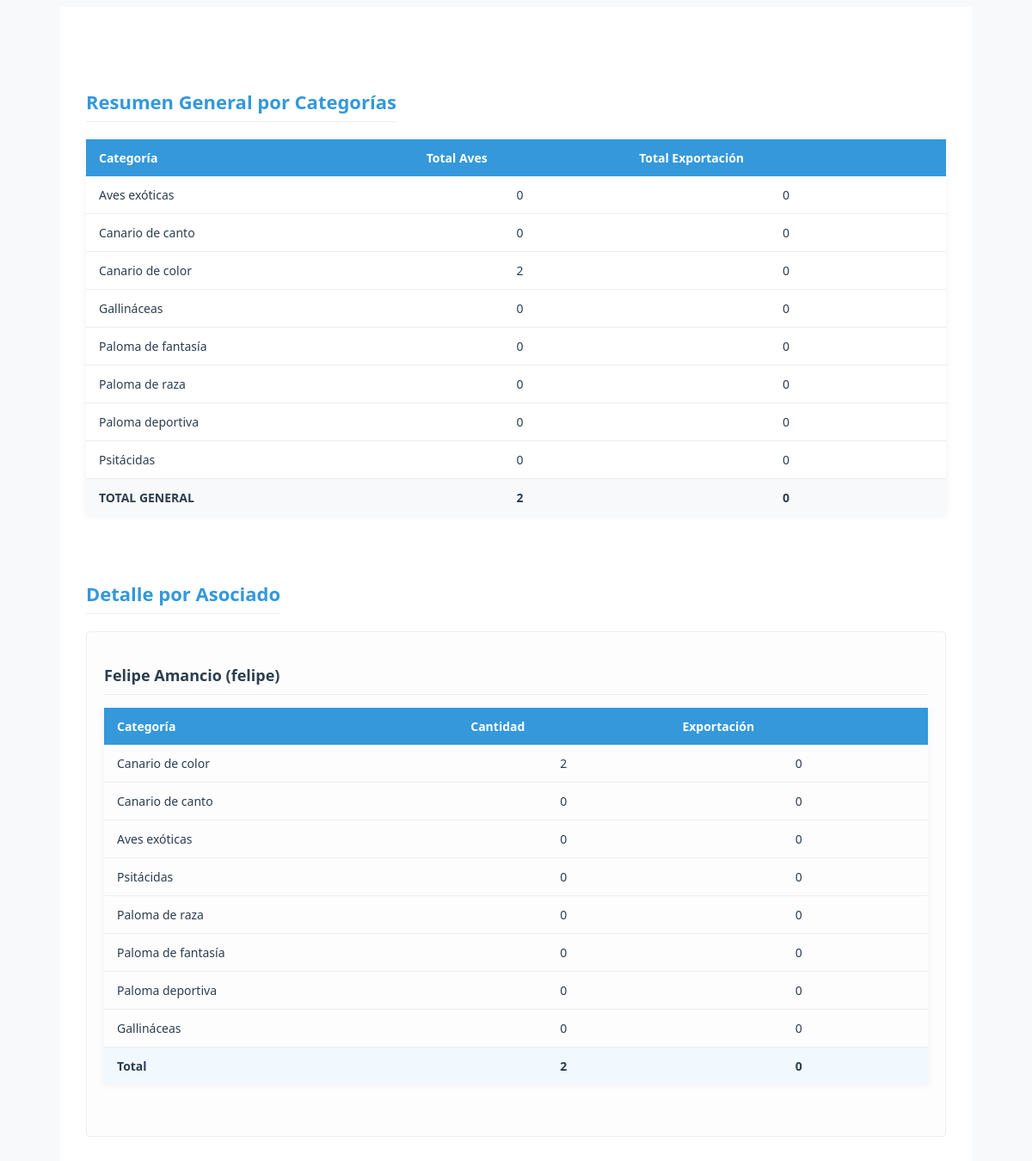
The app's page /admin/associates_report (signed in) with its own data.
### models.py (models this page shows, shortened)
class BirdCategory(db.Model):
    id = db.Column(db.Integer, primary_key=True)
    name = db.Column(db.String(100), nullable=False, unique=True)
    parent_category = db.Column(db.String(100))  # Para jerarquías
    resource_needs = db.Column(db.Text)
    description = db.Column(db.Text)  # Descripción más detallada
    birds = db.relationship('UserBirds', backref='category', lazy=True)

class User(UserMixin, db.Model):
    id = db.Column(db.Integer, primary_key=True)
    username = db.Column(db.String(80), unique=True, nullable=False, index=True)
    email = db.Column(db.String(120), unique=True, nullable=False, index=True)
    password_hash = db.Column(db.String(128))
    role = db.Column(db.String(20), default='user')  # 'admin', 'specialist', 'dependiente', 'user'
    is_associated = db.Column(db.Boolean, default=False, nullable=False)
    full_name = db.Column(db.String(100), nullable=False)
    phone = db.Column(db.String(20), nullable=False)
    profile_image = db.Column(db.String(255))  # Ruta de la imagen de perfil
    last_login = db.Column(db.DateTime)  # Fecha del último inicio de sesión
    is_active = db.Column(db.Boolean, default=True)  # Para manejar cuentas activas/inactivas
    address = db.Column(db.String(200))  # Nuevo campo para dirección
    birds = db.relationship('UserBirds', backref='user', lazy=True, cascade='all, delete-orphan')
    awards = db.relationship('Award', backref='user', lazy=True, cascade='all, delete-orphan')
    notifications = db.relationship('Notification', backref='user', lazy=True)

class UserBirds(db.Model):
    id = db.Column(db.Integer, primary_key=True)
    user_id = db.Column(db.Integer, db.ForeignKey('user.id'), nullable=False)
    category_id = db.Column(db.Integer, db.ForeignKey('bird_category.id'), nullable=False)
    quantity = db.Column(db.Integer, default=0)
    food_per_bird = db.Column(db.Float)  # lb por ave por día (asignado por especialista)
    food_type = db.Column(db.String(50))  # Tipo de alimento (Maíz, Trigo, etc.)
    food_process = db.Column(db.String(50))  # Proceso del alimento (grano, molido, etc.)
    notes = db.Column(db.Text)  # Notas adicionales sobre las aves
    export_quantity = db.Column(db.Integer, default=0)  # Cantidad para exportación
    last_updated = db.Column(db.DateTime, default=datetime.utcnow, onupdate=datetime.utcnow)

### app.py (the view)
@app.route('/admin/associates_report')
@login_required
def associates_report_view():
    if current_user.role != 'admin':
        abort(403)
    associates = db.session.execute(
        select(User).where(User.is_associated == True).order_by(User.full_name)
    ).scalars()
    categories = db.session.execute(
        select(BirdCategory.name,
               func.sum(UserBirds.quantity).label('total_quantity'),
               func.sum(UserBirds.export_quantity).label('total_export'))
        .select_from(UserBirds)
        .join(BirdCategory)
        .join(User)
        .where(User.is_associated == True)
        .group_by(BirdCategory.name)
    ).all()
    grand_total = sum(cat.total_quantity or 0 for cat in categories)
    grand_export = sum(cat.total_export or 0 for cat in categories)
    return render_template('admin/associates_report.html',
                         associates=associates,
                         categories=categories,
                         grand_total=grand_total,
                         grand_export=grand_export,
                         now=datetime.utcnow())

### app.py (called while the page is built)
@login_manager.user_loader
def load_user(user_id):
    return db.session.get(User, int(user_id))

### templates/admin/associates_report.html
{% extends "base_print.html" %}
{% block content %}
<div class="print-container">
    <div class="report-content">
        <h2>Resumen General por Categorías</h2>
        <table class="summary-table">
            <thead>
                <tr>
                    <th>Categoría</th>
                    <th>Total Aves</th>
                    <th>Total Exportación</th>
                </tr>
            </thead>
            <tbody>
                {% for category in categories %}
                <tr>
                    <td>{{ category.name }}</td>
                    <td class="text-center">{{ category.total_quantity or 0 }}</td>
                    <td class="text-center">{{ category.total_export or 0 }}</td>
                </tr>
                {% endfor %}
                <tr class="total-row">
                    <td><strong>TOTAL GENERAL</strong></td>
                    <td class="text-center"><strong>{{ grand_total }}</strong></td>
                    <td class="text-center"><strong>{{ grand_export }}</strong></td>
                </tr>
            </tbody>
        </table>
        <h2>Detalle por Asociado</h2>
        {% for user in associates %}
        <div class="user-section">
            <h3>{{ user.full_name }} ({{ user.username }})</h3>
            {% if user.birds %}
            <table class="user-birds-table">
                <thead>
                    <tr>
                        <th>Categoría</th>
                        <th>Cantidad</th>
                        <th>Exportación</th>
                    </tr>
                </thead>
                <tbody>
                    {% for bird in user.birds %}
                    <tr>
                        <td>{{ bird.category.name }}</td>
                        <td class="text-center">{{ bird.quantity }}</td>
                        <td class="text-center">{{ bird.export_quantity }}</td>
                    </tr>
                    {% endfor %}
                    <tr class="user-total">
                        <td><strong>Total</strong></td>
                        <td class="text-center"><strong>{{ user.birds|sum(attribute='quantity') }}</strong></td>
                        <td class="text-center"><strong>{{ user.birds|sum(attribute='export_quantity') }}</strong></td>
                    </tr>
                </tbody>
            </table>
            {% else %}
            <p class="no-birds">No tiene aves registradas</p>
            {% endif %}
        </div>
        {% endfor %}
    </div>
</div>
{% endblock %}

### static/css/styles.css (style rules this page uses)
:root { --primary-color: #2c3e50; --secondary-color: #4CAF50; --light-gray: #f8f9fa; --medium-gray: #e9ecef; --dark-gray: #6c757d; --text-color: #495057; --white: #ffffff; }
.text-center { text-align: center; }
.total-row { font-weight: bold; background-color: #f8f9fa; }
.print-container { font-family: 'Segoe UI', Tahoma, Geneva, Verdana, sans-serif; max-width: 100%; margin: 0 auto; padding: 20px; color: #333; }
.report-content { margin-top: 20px; }
.report-content h2 { color: #2c3e50; font-size: 22px; margin: 25px 0 15px; padding-bottom: 8px; border-bottom: 1px solid #eee; }
.summary-table, .user-birds-table { width: 100%; border-collapse: collapse; margin-bottom: 30px; font-size: 14px; }
.summary-table th, .user-birds-table th { background-color: #3498db; color: white; padding: 12px 15px; text-align: left; font-weight: 600; }
.summary-table td, .user-birds-table td { padding: 10px 15px; border-bottom: 1px solid #eee; }
.summary-table tr:last-child td, .user-birds-table tr:last-child td { border-bottom: none; }
.user-total { font-weight: bold; background-color: #f1f8fe; }
.user-section { margin-bottom: 30px; page-break-inside: avoid; }
.user-section h3 { color: #2c3e50; font-size: 18px; margin-bottom: 10px; padding-bottom: 5px; border-bottom: 1px dashed #ddd; }
.total-row { background-color: #f8f9fa; font-weight: bold; }
.total-row td { padding-top: 10px; border-top: 2px solid #dee2e6; }
:root { --primary-green: #28a745; --light-green: #d4edda; --dark-green: #218838; --soft-green: #e8f5e9; --text-dark: #343a40; --text-muted: #6c757d; }
body { background-color: #f8f9fa; color: var(--text-dark); }
h2 { color: var(--primary-green); font-weight: 600; border-bottom: 2px solid var(--primary-green); padding-bottom: 8px; display: inline-block; }
.total-row td { border-top: 1px solid #ddd; font-weight: bold; }

### templates/base_print.html (style rules this page uses)
.print-container { font-family: 'Segoe UI', Tahoma, Geneva, Verdana, sans-serif; max-width: 1000px; margin: 0 auto; padding: 30px; color: #2c3e50; background: white; }
.report-content { margin-top: 30px; }
.report-content h2 { color: #3498db; font-size: 22px; margin: 35px 0 20px; padding-bottom: 8px; border-bottom: 1px solid #eee; font-weight: 600; }
.summary-table, .user-birds-table { width: 100%; border-collapse: collapse; margin-bottom: 40px; font-size: 14px; box-shadow: 0 0 10px rgba(0,0,0,0.05); }
.summary-table th, .user-birds-table th { background-color: #3498db; color: white; padding: 12px 15px; text-align: left; font-weight: 600; }
.summary-table td, .user-birds-table td { padding: 12px 15px; border-bottom: 1px solid #eee; }
.total-row { font-weight: bold; background-color: #f8f9fa; }
.user-total { font-weight: bold; background-color: #f1f8fe; }
.user-section { margin-bottom: 40px; page-break-inside: avoid; border: 1px solid #eee; padding: 20px; border-radius: 5px; background: #fdfdfd; }
.user-section h3 { color: #2c3e50; font-size: 18px; margin-bottom: 15px; padding-bottom: 10px; border-bottom: 1px solid #eee; }

### records on screen
BirdCategory: name "Aves exóticas", total_quantity "0", total_export "0"
BirdCategory: name "Canario de canto", total_quantity "0", total_export "0"
BirdCategory: name "Canario de color", total_quantity "2", total_export "0"
BirdCategory: name "Gallináceas", total_quantity "0", total_export "0"
BirdCategory: name "Paloma de fantasía", total_quantity "0", total_export "0"
BirdCategory: name "Paloma deportiva", total_quantity "0", total_export "0"
BirdCategory: name "Psitácidas", total_quantity "0", total_export "0"
User: full_name "Felipe Amancio", username "felipe", birds|sum "2", birds|sum "0"
UserBirds: category.name "Canario de color", quantity "2", export_quantity "0"
UserBirds: category.name "Canario de canto", quantity "0", export_quantity "0"
UserBirds: category.name "Aves exóticas", quantity "0", export_quantity "0"
UserBirds: category.name "Psitácidas", quantity "0", export_quantity "0"
UserBirds: category.name "Paloma de raza", quantity "0", export_quantity "0"
UserBirds: category.name "Paloma de fantasía", quantity "0", export_quantity "0"
UserBirds: category.name "Paloma deportiva", quantity "0", export_quantity "0"
UserBirds: category.name "Gallináceas", quantity "0", export_quantity "0"

### other values on screen
{{ category.name }} "Paloma de raza"
{{ category.total_quantity or 0 }} "0"
{{ category.total_export or 0 }} "0"
{{ grand_total }} "2"
{{ grand_export }} "0"
